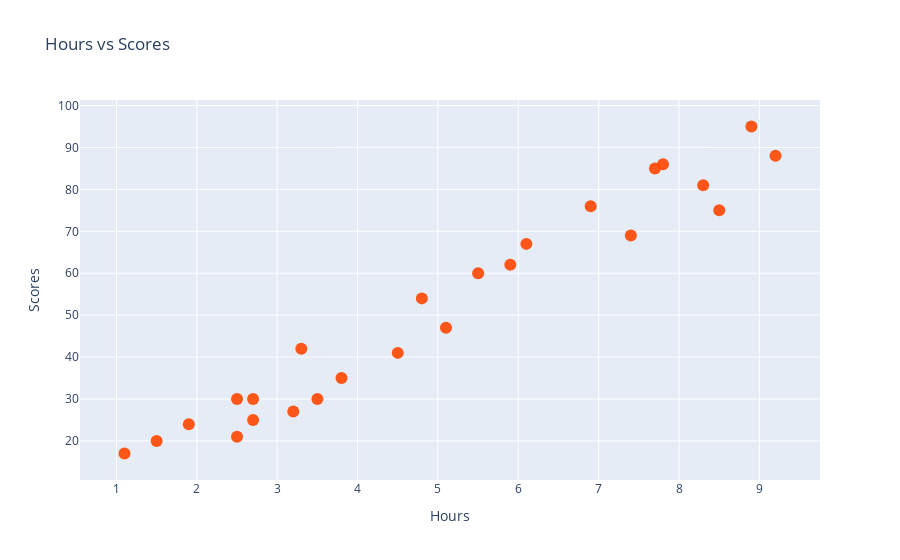

The cell this chart's notebook holds for it:
### Markdown cell above
Let's plot our data points on a graph to visualize our dataset and try and find a relationship between the data.

### Code cell
trace=go.Scatter(x=df.Hours,
                y=df.Scores,
                mode='markers',
                marker=dict(size=12, color='rgba(255,70,0,0.9)'))

data=[trace]

layout={'title':'Hours vs Scores',
       'xaxis':{'title':'Hours', 'zeroline':False},
       'yaxis':{'title':'Scores', 'zeroline':False}}

iplot({'data':data, 'layout':layout})

### Figure 1 — Plotly figure (JSON) as saved in the notebook; plotly's stock layout.template omitted (floating-point values rounded to 4 significant figures)
{"data": [{"marker": {"color": "rgba(255,70,0,0.9)", "size": 12}, "mode": "markers", "type": "scatter", "x": [2.5, 5.1, 3.2, 8.5, 3.5, 1.5, 9.2, 5.5, 8.3, 2.7, 7.7, 5.9, 4.5, 3.3, 1.1, 8.9, 2.5, 1.9, 6.1, 7.4, 2.7, 4.8, 3.8, 6.9, 7.8], "y": [21, 47, 27, 75, 30, 20, 88, 60, 81, 25, 85, 62, 41, 42, 17, 95, 30, 24, 67, 69, 30, 54, 35, 76, 86]}], "layout": {"autosize": true, "title": {"text": "Hours vs Scores"}, "xaxis": {"autorange": true, "range": [0.5557, 9.744], "title": {"text": "Hours"}, "type": "linear", "zeroline": false}, "yaxis": {"autorange": true, "range": [9.816, 102.2], "title": {"text": "Scores"}, "type": "linear", "zeroline": false}}}
